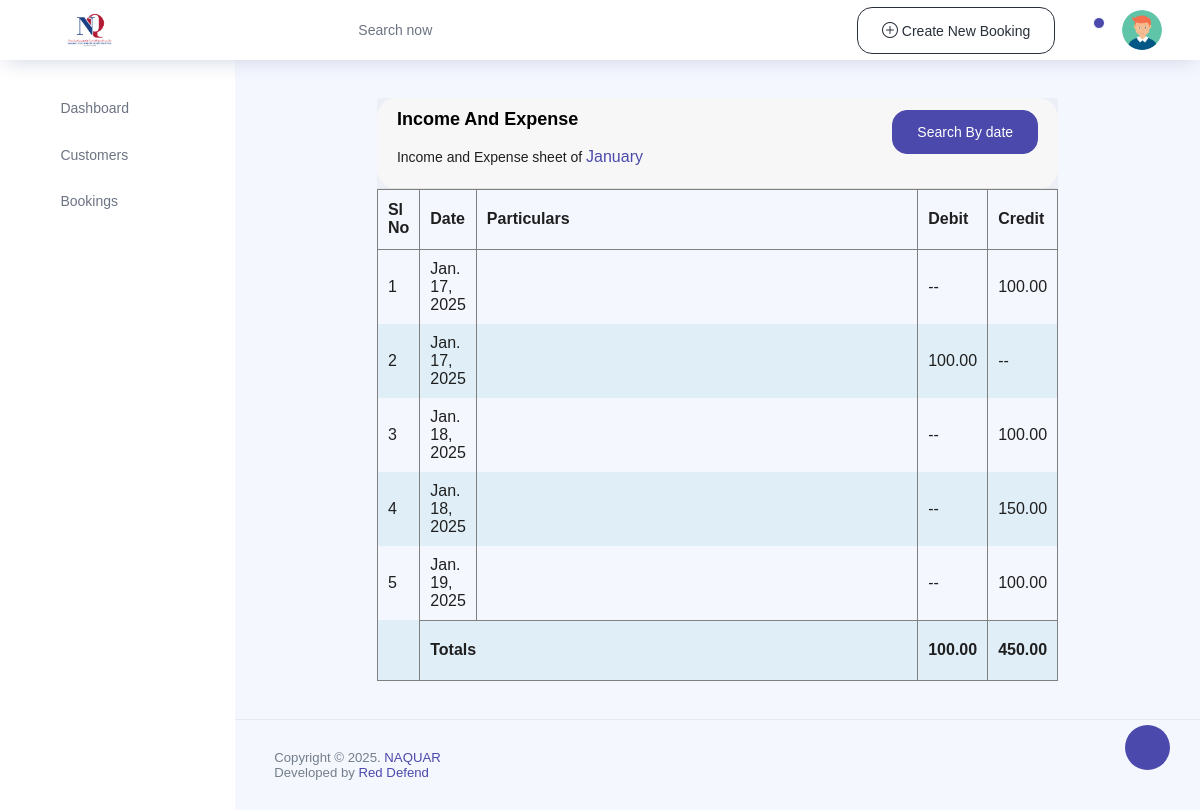
The page /finance/balance_sheet on the database its author committed.
### finance/models.py (models this page shows)
class Income(models.Model):
    date = models.DateField(auto_now_add=True)
    particulars = models.CharField(max_length=255)
    amount = models.FloatField()
    bill_number = models.CharField(max_length=20, default="No Bill")
    payment_mode = models.CharField(max_length=20, default="Cash",choices=[
        ('Cash', 'Cash'),
        ('Credit Card', 'Credit Card'),
        ('Debit Card', 'Debit Card'),
        ('Net Banking', 'Net Banking'),
        ('UPI', 'UPI'),
        ('Cheque', 'Cheque'),
        ('Other', 'Other')
    ] )
    other = models.CharField(max_length=255, default=" ", null=True, blank=True)

class Expense(models.Model):
    date = models.DateField(auto_now_add=True)
    particulars = models.CharField(max_length=255)
    amount = models.FloatField()
    bill_number = models.CharField(max_length=20, default="No Bill")
    payment_mode = models.CharField(max_length=20, default="Cash",choices=[
        ('Cash', 'Cash'),
        ('Credit Card', 'Credit Card'),
        ('Debit Card', 'Debit Card'),
        ('Net Banking', 'Net Banking'),
        ('UPI', 'UPI'),
        ('Cheque', 'Cheque'),
        ('Other', 'Other')
    ] )
    other = models.CharField(max_length=255, default=" ",null=True, blank=True)

### finance/views.py (the view)
# urls.py: path("balance_sheet",views.balance_sheet, name= "balance_sheet"),
def balance_sheet(request):
    current_date = now()
    month = current_date.strftime("%B")
    income_list = Income.objects.filter(date__year=current_date.year, date__month=current_date.month)
    expense_list = Expense.objects.filter(date__year=current_date.year, date__month=current_date.month)
    income_data = [{'type': 'credit', 'date': income.date, 'particulars': income.particulars, 'amount': income.amount} for income in income_list]
    expense_data = [{'type': 'debit', 'date': expense.date, 'particulars': expense.particulars, 'amount': expense.amount} for expense in expense_list]
    combined_list = sorted(
        chain(income_data, expense_data),
        key=lambda x: x['date']
    )
    total_income = sum(income['amount'] for income in income_data)
    total_expense = sum(expense['amount'] for expense in expense_data)
    return render(request, "finance/balancesheet.html", {
        'combined_list': combined_list,
        'total_income': total_income,
        'total_expense': total_expense,
        "month":month
    })

### templates/finance/balancesheet.html (shortened to what this page needs)
{% extends 'index.html' %}
{% load static %}
{% block content %}
<div class="category-add-list">
    <div class="content-page">
        <div class="container-fluid add-form-list">
            <div class="row">
                <div class="col-sm-12">
                    <div class="card">
                        <div class="card-header d-flex justify-content-between">
                            <div class="header-title">
                                <h4 class="card-title">Income and Expense</h4>
                                <p>Income and Expense sheet of <span class="text-primary h5">{{month}}</span> </p>
                            </div>
                            <div class="header-title">
                                <button class="btn btn-primary" class="btn btn-primary"  data-toggle="modal" data-target="#exampleModal">Search By date</button>
                            </div>
                    </div>
                        </div>
                    <div class="contenttable">
                        <table>
                            <thead>
                                <tr>
                                    <th style="border-bottom: .5px solid gray;">Sl No</th>
                                    <th style="border-bottom: .5px solid gray;">Date</th>
                                    <th style="width: 70%;border-bottom: .5px solid gray;">Particulars</th>
                                    <th style="border-bottom: .5px solid gray;">Debit</th>
                                    <th style="border-bottom: .5px solid gray;">Credit</th>
                                </tr>
                            </thead>
                            <tbody>
                                {% for record in combined_list %}
                                <tr>
                                    <td>{{ forloop.counter }}</td>
                                    <td>{{record.date}}</td>
                                    <td>{{ record.perticulers }}</td>
                                    <td>
                                        {% if record.type == 'debit' %}
                                        {{ record.amount|floatformat:2 }}
                                        {% else %}
                                        --
                                        {% endif %}
                                    </td>
                                    <td>
                                        {% if record.type == 'credit' %}
                                        {{ record.amount|floatformat:2 }}
                                        {% else %}
                                        --
                                        {% endif %}
                                    </td>
                                </tr>
                                {% endfor %}
                                <tr>
                                    <th></th>
                                    <th colspan="2" style="width: 70%;border-top: .5px solid gray;">Totals</th>
                                    <th style="border-top: .5px solid gray;">{{ total_expense |floatformat:2 }}</th>
                                    <th style="border-top: .5px solid gray;">{{ total_income |floatformat:2 }}</th>
                                </tr>
                            </tbody>
                        </table>
                    </div>
                </div>
            </div>
        </div>
    </div>
</div>
{% endblock %}

### templates/finance/balancesheet.html (style rules this page uses)
.category-add-list { width: 80% !important; margin: auto; }
.contenttable table { border: .5px solid gray; border-radius: 20px; padding: 20px; width: 100%; }
.contenttable td { height: 50px; }
.contenttable tr:nth-child(even) { background-color: rgba(173, 216, 230, 0.305); }
.contenttable th, td { padding: 10px; border-right: .5px solid gray; }
.contenttable th { height: 60px !important; }

### rows shown on the page
Income: date "Jan. 17, 2025", amount "100.00"
Expense: date "Jan. 17, 2025", amount "100.00"
Income: date "Jan. 18, 2025", amount "100.00"
Income: date "Jan. 18, 2025", amount "150.00"
Income: date "Jan. 19, 2025", amount "100.00"

### other values the page prints
{{ month }} "January"
{{ total_expense |floatformat:2 }} "100.00"
{{ total_income |floatformat:2 }} "450.00"
